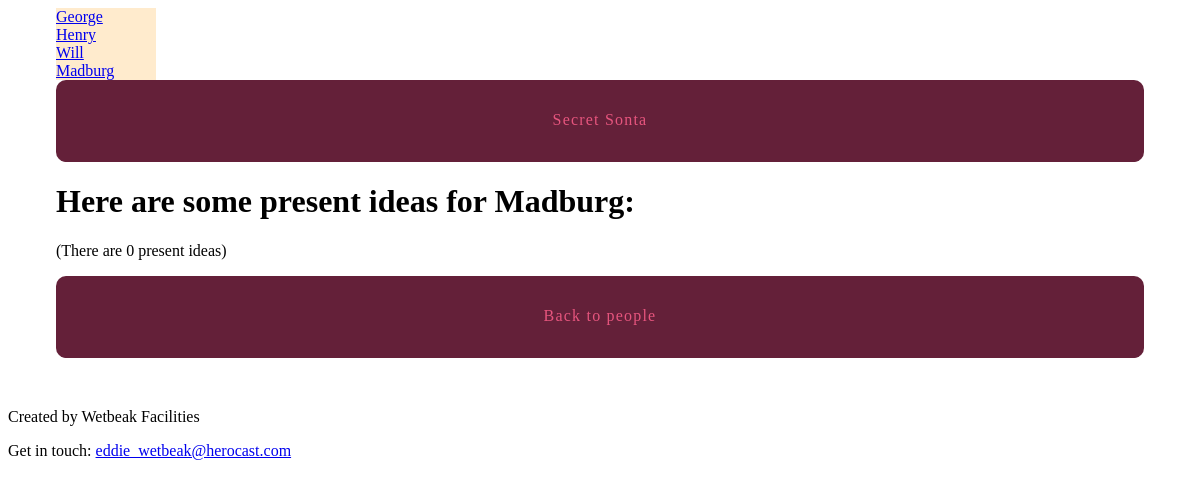
Page /presents/4/ on the committed database.
### presents/models.py (models this page shows, shortened)
class Person(models.Model):
    created_at = models.DateTimeField(auto_now_add=True)
    name = models.CharField(max_length=255)

### presents/views.py (the view)
# urls.py: path('<int:pk>/', views.idea_detail, name='idea_detail'),
def idea_detail(request, pk):
    person = get_object_or_404(Person, pk=pk)
    return render(request, "presents/idea_detail.html", {'person': person})

### presents/templatetags/presents_extras.py (called while the page is built)
@register.inclusion_tag('presents/person_nav.html')
def nav_persons_list():
    persons = Person.objects.all()
    return {'persons': persons}

### presents/templates/presents/idea_detail.html (shortened to what this page needs)
{% extends "layout.html" %}
{% load humanize presents_extras %}
{% block content %}
<h1>Here are some present ideas for {{ person.name }}:</h1>
<p>(There {{ person.idea_set.count|pluralize:"is,are" }}
  {{person.idea_set.count|apnumber }}
  present idea{{ person.idea_set.count|pluralize }})</p>
<nav><a href="{% url 'presents:list' %}">Back to people</a></nav>
{% endblock %}

### presents/templates/presents/person_nav.html
{% for person in persons %}
  <div><a href="{% url 'presents:idea_detail' pk=person.pk %}">{{ person.name }}</a></div>
{% endfor %}

### assets/css/layout.css (style rules this page uses)
html { box-sizing: border-box; }
*, *::after, *::before { box-sizing: inherit; }
.site-container nav { width: 100%; display: table; width: 100%; table-layout: fixed; border-bottom-left-radius: 10px; border-bottom-right-radius: 10px; border-top-left-radius: 10px; border-top-right-radius: 10px; border-bottom-left-radius: 10px; border-top-left-radius: 10px; border-bottom-right-radius: 10px; border-top-right-radius: 10px; background-color: #642039; margin-bottom: 1em; overflow: hidden; }
.site-container nav a { display: table-cell; width: 8.33333%; padding: 10px; border-bottom: 2px solid #642039; color: #e6557e; letter-spacing: 0.075em; line-height: 60px; text-align: center; text-decoration: none; }

### rows in the picture
Person: name "George"
Person: name "Henry"
Person: name "Will"
Person: name "Madburg", idea_set.count|apnumber "0"
